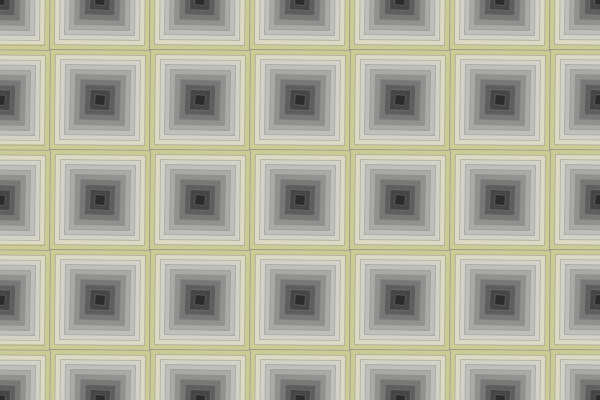
Frame 1 (no input)
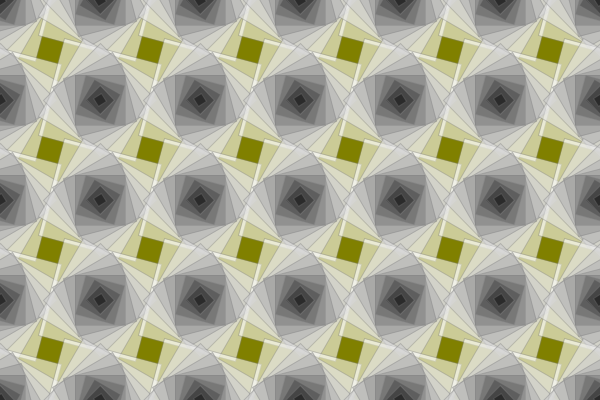
Frame 60 (the mouse pressed at the canvas centre just before this capture)
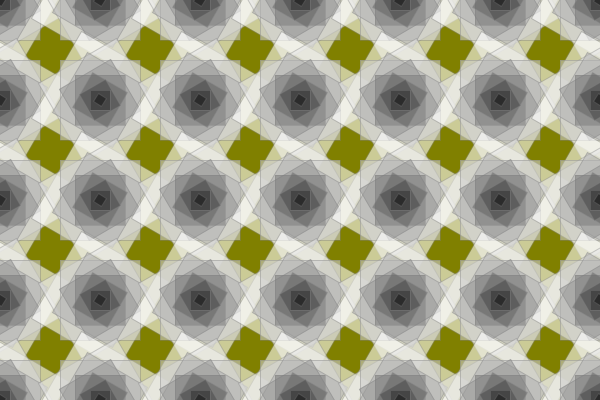
Frame 120 (the mouse held since frame 60 and released just before this capture)

The Processing sketch that drew these frames (run headless with seeded random() and noise(); from frame 60 on, the mouse is pressed at the canvas centre):

// Processing sketch: processing_172205
// ── processing_172205.pde



void setup()
{
 size(600,400);
 rectMode(CENTER);
}
void draw()
{
  
  background(128,128,0);
  
  fill(255,50);
  stroke(128,100);
  for(int x = 0; x <= width;x+=100)
  {
    for(int y = 0;y<=height;y+=100)
    {
    pushMatrix();
    translate(x,y);
     float f = random(155,255);
    fill(f,50);
  for(int i = 100; i >0;i-=10)
  {
   fill(i*2.55,150);
    rotate(radians(frameCount*.25));
  rect(0,0,i,i);
  }
  
  popMatrix();
  }
  }
}
